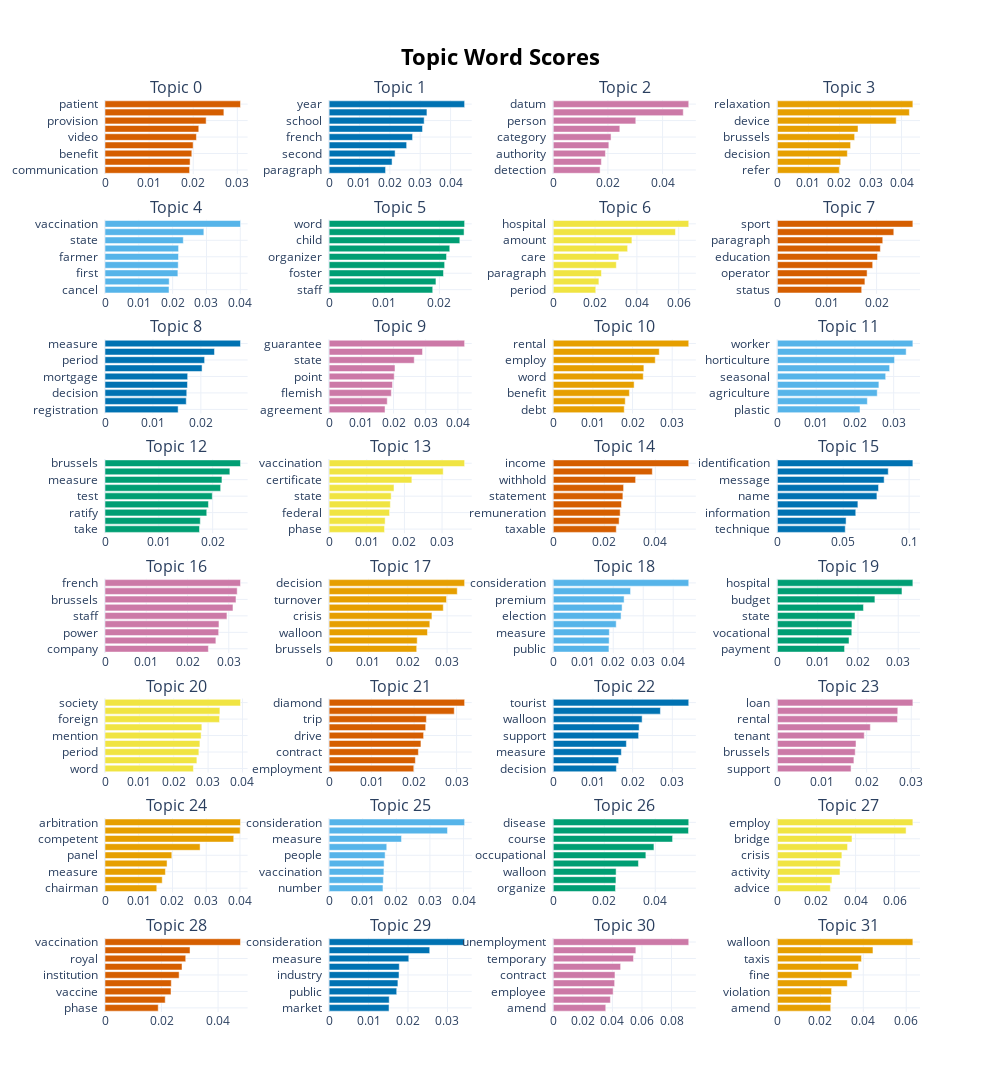

Source (notebook cell):
### Code cell
topic_model.visualize_barchart(top_n_topics=50, n_words=9)

### Figure 1 — Plotly figure (JSON) as saved in the notebook; plotly's stock layout.template omitted (floating-point values rounded to 4 significant figures)
{"data": [{"marker": {"color": "#D55E00"}, "orientation": "h", "type": "bar", "x": [0.01918, 0.01929, 0.01968, 0.01998, 0.02072, 0.02125, 0.02293, 0.02695, 0.03072], "xaxis": "x", "y": ["communication  ", "education  ", "benefit  ", "center  ", "video  ", "student  ", "provision  ", "care  ", "patient  "], "yaxis": "y"}, {"marker": {"color": "#0072B2"}, "orientation": "h", "type": "bar", "x": [0.01859, 0.02073, 0.02173, 0.02553, 0.02748, 0.03076, 0.0313, 0.03221, 0.04462], "xaxis": "x2", "y": ["paragraph  ", "government  ", "second  ", "first  ", "french  ", "student  ", "school  ", "education  ", "year  "], "yaxis": "y2"}, {"marker": {"color": "#CC79A7"}, "orientation": "h", "type": "bar", "x": [0.01714, 0.01761, 0.01909, 0.02034, 0.02115, 0.02436, 0.0302, 0.04757, 0.04958], "xaxis": "x3", "y": ["detection  ", "agreement  ", "authority  ", "competent  ", "category  ", "personal  ", "person  ", "contact  ", "datum  "], "yaxis": "y3"}, {"marker": {"color": "#E69F00"}, "orientation": "h", "type": "bar", "x": [0.01994, 0.02039, 0.02254, 0.02358, 0.02488, 0.02597, 0.03828, 0.04252, 0.04364], "xaxis": "x4", "y": ["refer  ", "good  ", "decision  ", "year  ", "brussels  ", "taxpayer  ", "device  ", "automatic  ", "relaxation  "], "yaxis": "y4"}, {"marker": {"color": "#56B4E9"}, "orientation": "h", "type": "bar", "x": [0.01893, 0.01898, 0.02155, 0.02164, 0.02173, 0.02175, 0.02315, 0.02922, 0.04005], "xaxis": "x5", "y": ["cancel  ", "line  ", "first  ", "potato  ", "farmer  ", "decision  ", "state  ", "vaccine  ", "vaccination  "], "yaxis": "y5"}, {"marker": {"color": "#009E73"}, "orientation": "h", "type": "bar", "x": [0.01879, 0.01937, 0.02074, 0.02094, 0.02129, 0.02188, 0.0237, 0.02447, 0.02457], "xaxis": "x6", "y": ["staff  ", "mention  ", "foster  ", "state  ", "organizer  ", "leave  ", "child  ", "paragraph  ", "word  "], "yaxis": "y6"}, {"marker": {"color": "#F0E442"}, "orientation": "h", "type": "bar", "x": [0.02033, 0.02183, 0.02306, 0.03017, 0.03137, 0.03557, 0.03762, 0.05845, 0.0648], "xaxis": "x7", "y": ["period  ", "independent  ", "paragraph  ", "provider  ", "care  ", "semester  ", "amount  ", "allowance  ", "hospital  "], "yaxis": "y7"}, {"marker": {"color": "#D55E00"}, "orientation": "h", "type": "bar", "x": [0.01699, 0.01764, 0.01808, 0.01921, 0.02019, 0.02075, 0.02124, 0.02346, 0.02731], "xaxis": "x8", "y": ["status  ", "safety  ", "operator  ", "support  ", "education  ", "fire  ", "paragraph  ", "beneficiary  ", "sport  "], "yaxis": "y8"}, {"marker": {"color": "#0072B2"}, "orientation": "h", "type": "bar", "x": [0.01526, 0.01695, 0.01706, 0.0172, 0.01725, 0.02025, 0.02078, 0.02284, 0.02827], "xaxis": "x9", "y": ["registration  ", "take  ", "decision  ", "paragraph  ", "mortgage  ", "social  ", "period  ", "employment  ", "measure  "], "yaxis": "y9"}, {"marker": {"color": "#CC79A7"}, "orientation": "h", "type": "bar", "x": [0.01737, 0.01805, 0.01932, 0.01968, 0.02022, 0.02046, 0.02644, 0.029, 0.04209], "xaxis": "x10", "y": ["agreement  ", "person  ", "flemish  ", "paragraph  ", "point  ", "follow  ", "state  ", "company  ", "guarantee  "], "yaxis": "y10"}, {"marker": {"color": "#E69F00"}, "orientation": "h", "type": "bar", "x": [0.0179, 0.01816, 0.0192, 0.02039, 0.0227, 0.02285, 0.02573, 0.02674, 0.03417], "xaxis": "x11", "y": ["debt  ", "temporary  ", "benefit  ", "paragraph  ", "word  ", "brussels  ", "employ  ", "self  ", "rental  "], "yaxis": "y11"}, {"marker": {"color": "#56B4E9"}, "orientation": "h", "type": "bar", "x": [0.02131, 0.02321, 0.02576, 0.02618, 0.02793, 0.02895, 0.03022, 0.03322, 0.03495], "xaxis": "x12", "y": ["plastic  ", "occasional  ", "agriculture  ", "obtain  ", "seasonal  ", "screen  ", "horticulture  ", "investment  ", "worker  "], "yaxis": "y12"}, {"marker": {"color": "#009E73"}, "orientation": "h", "type": "bar", "x": [0.01755, 0.0177, 0.0189, 0.01921, 0.01993, 0.02148, 0.02172, 0.02319, 0.02517], "xaxis": "x13", "y": ["take  ", "fight  ", "ratify  ", "violation  ", "test  ", "employer  ", "measure  ", "employee  ", "brussels  "], "yaxis": "y13"}, {"marker": {"color": "#F0E442"}, "orientation": "h", "type": "bar", "x": [0.01472, 0.01488, 0.01606, 0.01627, 0.01648, 0.01723, 0.02198, 0.03031, 0.03599], "xaxis": "x14", "y": ["phase  ", "must  ", "federal  ", "person  ", "state  ", "draft  ", "certificate  ", "design  ", "vaccination  "], "yaxis": "y14"}, {"marker": {"color": "#D55E00"}, "orientation": "h", "type": "bar", "x": [0.02469, 0.0258, 0.02621, 0.02674, 0.02728, 0.02755, 0.03226, 0.0388, 0.05307], "xaxis": "x15", "y": ["taxable  ", "model  ", "remuneration  ", "exemption  ", "statement  ", "declaration  ", "withhold  ", "year  ", "income  "], "yaxis": "y15"}, {"marker": {"color": "#0072B2"}, "orientation": "h", "type": "bar", "x": [0.05153, 0.05216, 0.05951, 0.06112, 0.07556, 0.0768, 0.08106, 0.08418, 0.1029], "xaxis": "x16", "y": ["technique  ", "full  ", "information  ", "address  ", "name  ", "notification  ", "message  ", "number  ", "identification  "], "yaxis": "y16"}, {"marker": {"color": "#CC79A7"}, "orientation": "h", "type": "bar", "x": [0.02506, 0.02688, 0.02755, 0.02762, 0.02956, 0.03102, 0.03175, 0.03204, 0.03284], "xaxis": "x17", "y": ["company  ", "view  ", "power  ", "check  ", "staff  ", "mail  ", "brussels  ", "statutory  ", "french  "], "yaxis": "y17"}, {"marker": {"color": "#E69F00"}, "orientation": "h", "type": "bar", "x": [0.02227, 0.0224, 0.02501, 0.0256, 0.02614, 0.02903, 0.02985, 0.03258, 0.03445], "xaxis": "x18", "y": ["brussels  ", "view  ", "walloon  ", "sector  ", "crisis  ", "beneficiary  ", "turnover  ", "support  ", "decision  "], "yaxis": "y18"}, {"marker": {"color": "#56B4E9"}, "orientation": "h", "type": "bar", "x": [0.01857, 0.01864, 0.0187, 0.021, 0.02262, 0.02295, 0.02363, 0.02578, 0.04518], "xaxis": "x19", "y": ["public  ", "disability  ", "measure  ", "area  ", "election  ", "social  ", "premium  ", "benefit  ", "consideration  "], "yaxis": "y19"}, {"marker": {"color": "#009E73"}, "orientation": "h", "type": "bar", "x": [0.01668, 0.01778, 0.01847, 0.0185, 0.01926, 0.02137, 0.02421, 0.03092, 0.03363], "xaxis": "x20", "y": ["payment  ", "epidemic  ", "vocational  ", "advice  ", "state  ", "cost  ", "budget  ", "advance  ", "hospital  "], "yaxis": "y20"}, {"marker": {"color": "#F0E442"}, "orientation": "h", "type": "bar", "x": [0.02573, 0.02673, 0.02731, 0.02761, 0.02797, 0.02818, 0.03333, 0.03344, 0.03943], "xaxis": "x21", "y": ["word  ", "profit  ", "period  ", "company  ", "mention  ", "project  ", "foreign  ", "taxation  ", "society  "], "yaxis": "y21"}, {"marker": {"color": "#D55E00"}, "orientation": "h", "type": "bar", "x": [0.01993, 0.0203, 0.02102, 0.02161, 0.02224, 0.02273, 0.0229, 0.02946, 0.0319], "xaxis": "x22", "y": ["employment  ", "collective  ", "contract  ", "work  ", "drive  ", "travel  ", "trip  ", "certificate  ", "diamond  "], "yaxis": "y22"}, {"marker": {"color": "#0072B2"}, "orientation": "h", "type": "bar", "x": [0.01591, 0.01648, 0.01716, 0.01843, 0.02151, 0.02164, 0.02239, 0.027, 0.03414], "xaxis": "x23", "y": ["decision  ", "supplier  ", "measure  ", "network  ", "support  ", "tourism  ", "walloon  ", "operator  ", "tourist  "], "yaxis": "y23"}, {"marker": {"color": "#CC79A7"}, "orientation": "h", "type": "bar", "x": [0.01651, 0.01715, 0.01744, 0.01762, 0.01947, 0.02083, 0.02692, 0.02698, 0.03036], "xaxis": "x24", "y": ["support  ", "refer  ", "brussels  ", "reduction  ", "tenant  ", "flemish  ", "rental  ", "company  ", "loan  "], "yaxis": "y24"}, {"marker": {"color": "#E69F00"}, "orientation": "h", "type": "bar", "x": [0.01534, 0.01696, 0.01791, 0.01839, 0.0198, 0.02818, 0.03815, 0.04007, 0.04016], "xaxis": "x25", "y": ["chairman  ", "paragraph  ", "measure  ", "case  ", "panel  ", "arbitrator  ", "competent  ", "authority  ", "arbitration  "], "yaxis": "y25"}, {"marker": {"color": "#56B4E9"}, "orientation": "h", "type": "bar", "x": [0.01603, 0.01614, 0.0163, 0.01636, 0.01666, 0.01715, 0.02155, 0.03523, 0.04033], "xaxis": "x26", "y": ["number  ", "still  ", "vaccination  ", "situation  ", "people  ", "place  ", "measure  ", "event  ", "consideration  "], "yaxis": "y26"}, {"marker": {"color": "#009E73"}, "orientation": "h", "type": "bar", "x": [0.02441, 0.02459, 0.02465, 0.0334, 0.03632, 0.03948, 0.04679, 0.05304, 0.05313], "xaxis": "x27", "y": ["organize  ", "professional  ", "walloon  ", "exam  ", "occupational  ", "training  ", "course  ", "face  ", "disease  "], "yaxis": "y27"}, {"marker": {"color": "#F0E442"}, "orientation": "h", "type": "bar", "x": [0.02708, 0.02793, 0.03203, 0.03224, 0.033, 0.0359, 0.03817, 0.06584, 0.06931], "xaxis": "x28", "y": ["advice  ", "measure  ", "activity  ", "right  ", "crisis  ", "benefit  ", "bridge  ", "self  ", "employ  "], "yaxis": "y28"}, {"marker": {"color": "#D55E00"}, "orientation": "h", "type": "bar", "x": [0.01883, 0.0213, 0.02335, 0.02346, 0.02622, 0.02725, 0.02856, 0.03008, 0.04793], "xaxis": "x29", "y": ["phase  ", "walloon  ", "vaccine  ", "flemish  ", "institution  ", "word  ", "royal  ", "paint  ", "vaccination  "], "yaxis": "y29"}, {"marker": {"color": "#0072B2"}, "orientation": "h", "type": "bar", "x": [0.01519, 0.01523, 0.01713, 0.01743, 0.01772, 0.01779, 0.0202, 0.0255, 0.03435], "xaxis": "x30", "y": ["market  ", "social  ", "public  ", "good  ", "industry  ", "people  ", "measure  ", "service  ", "consideration  "], "yaxis": "y30"}, {"marker": {"color": "#CC79A7"}, "orientation": "h", "type": "bar", "x": [0.03553, 0.03865, 0.04053, 0.04153, 0.04175, 0.04557, 0.05427, 0.05589, 0.09166], "xaxis": "x31", "y": ["amend  ", "benefit  ", "employee  ", "employment  ", "contract  ", "collective  ", "temporary  ", "unemployed  ", "unemployment  "], "yaxis": "y31"}, {"marker": {"color": "#E69F00"}, "orientation": "h", "type": "bar", "x": [0.02484, 0.02501, 0.02524, 0.03256, 0.03469, 0.03779, 0.03917, 0.04451, 0.06309], "xaxis": "x32", "y": ["amend  ", "follow  ", "violation  ", "official  ", "fine  ", "replace  ", "taxis  ", "word  ", "walloon  "], "yaxis": "y32"}], "layout": {"annotations": [{"font": {"size": 16}, "showarrow": false, "text": "Topic 0", "x": 0.0875, "xanchor": "center", "xref": "paper", "y": 1, "yanchor": "bottom", "yref": "paper"}, {"font": {"size": 16}, "showarrow": false, "text": "Topic 1", "x": 0.3625, "xanchor": "center", "xref": "paper", "y": 1, "yanchor": "bottom", "yref": "paper"}, {"font": {"size": 16}, "showarrow": false, "text": "Topic 2", "x": 0.6375, "xanchor": "center", "xref": "paper", "y": 1, "yanchor": "bottom", "yref": "paper"}, {"font": {"size": 16}, "showarrow": false, "text": "Topic 3", "x": 0.9125, "xanchor": "center", "xref": "paper", "y": 1, "yanchor": "bottom", "yref": "paper"}, {"font": {"size": 16}, "showarrow": false, "text": "Topic 4", "x": 0.0875, "xanchor": "center", "xref": "paper", "y": 0.8687, "yanchor": "bottom", "yref": "paper"}, {"font": {"size": 16}, "showarrow": false, "text": "Topic 5", "x": 0.3625, "xanchor": "center", "xref": "paper", "y": 0.8687, "yanchor": "bottom", "yref": "paper"}, {"font": {"size": 16}, "showarrow": false, "text": "Topic 6", "x": 0.6375, "xanchor": "center", "xref": "paper", "y": 0.8687, "yanchor": "bottom", "yref": "paper"}, {"font": {"size": 16}, "showarrow": false, "text": "Topic 7", "x": 0.9125, "xanchor": "center", "xref": "paper", "y": 0.8687, "yanchor": "bottom", "yref": "paper"}, {"font": {"size": 16}, "showarrow": false, "text": "Topic 8", "x": 0.0875, "xanchor": "center", "xref": "paper", "y": 0.7375, "yanchor": "bottom", "yref": "paper"}, {"font": {"size": 16}, "showarrow": false, "text": "Topic 9", "x": 0.3625, "xanchor": "center", "xref": "paper", "y": 0.7375, "yanchor": "bottom", "yref": "paper"}, {"font": {"size": 16}, "showarrow": false, "text": "Topic 10", "x": 0.6375, "xanchor": "center", "xref": "paper", "y": 0.7375, "yanchor": "bottom", "yref": "paper"}, {"font": {"size": 16}, "showarrow": false, "text": "Topic 11", "x": 0.9125, "xanchor": "center", "xref": "paper", "y": 0.7375, "yanchor": "bottom", "yref": "paper"}, {"font": {"size": 16}, "showarrow": false, "text": "Topic 12", "x": 0.0875, "xanchor": "center", "xref": "paper", "y": 0.6062, "yanchor": "bottom", "yref": "paper"}, {"font": {"size": 16}, "showarrow": false, "text": "Topic 13", "x": 0.3625, "xanchor": "center", "xref": "paper", "y": 0.6062, "yanchor": "bottom", "yref": "paper"}, {"font": {"size": 16}, "showarrow": false, "text": "Topic 14", "x": 0.6375, "xanchor": "center", "xref": "paper", "y": 0.6062, "yanchor": "bottom", "yref": "paper"}, {"font": {"size": 16}, "showarrow": false, "text": "Topic 15", "x": 0.9125, "xanchor": "center", "xref": "paper", "y": 0.6062, "yanchor": "bottom", "yref": "paper"}, {"font": {"size": 16}, "showarrow": false, "text": "Topic 16", "x": 0.0875, "xanchor": "center", "xref": "paper", "y": 0.475, "yanchor": "bottom", "yref": "paper"}, {"font": {"size": 16}, "showarrow": false, "text": "Topic 17", "x": 0.3625, "xanchor": "center", "xref": "paper", "y": 0.475, "yanchor": "bottom", "yref": "paper"}, {"font": {"size": 16}, "showarrow": false, "text": "Topic 18", "x": 0.6375, "xanchor": "center", "xref": "paper", "y": 0.475, "yanchor": "bottom", "yref": "paper"}, {"font": {"size": 16}, "showarrow": false, "text": "Topic 19", "x": 0.9125, "xanchor": "center", "xref": "paper", "y": 0.475, "yanchor": "bottom", "yref": "paper"}, {"font": {"size": 16}, "showarrow": false, "text": "Topic 20", "x": 0.0875, "xanchor": "center", "xref": "paper", "y": 0.3437, "yanchor": "bottom", "yref": "paper"}, {"font": {"size": 16}, "showarrow": false, "text": "Topic 21", "x": 0.3625, "xanchor": "center", "xref": "paper", "y": 0.3437, "yanchor": "bottom", "yref": "paper"}, {"font": {"size": 16}, "showarrow": false, "text": "Topic 22", "x": 0.6375, "xanchor": "center", "xref": "paper", "y": 0.3437, "yanchor": "bottom", "yref": "paper"}, {"font": {"size": 16}, "showarrow": false, "text": "Topic 23", "x": 0.9125, "xanchor": "center", "xref": "paper", "y": 0.3437, "yanchor": "bottom", "yref": "paper"}, {"font": {"size": 16}, "showarrow": false, "text": "Topic 24", "x": 0.0875, "xanchor": "center", "xref": "paper", "y": 0.2125, "yanchor": "bottom", "yref": "paper"}, {"font": {"size": 16}, "showarrow": false, "text": "Topic 25", "x": 0.3625, "xanchor": "center", "xref": "paper", "y": 0.2125, "yanchor": "bottom", "yref": "paper"}, {"font": {"size": 16}, "showarrow": false, "text": "Topic 26", "x": 0.6375, "xanchor": "center", "xref": "paper", "y": 0.2125, "yanchor": "bottom", "yref": "paper"}, {"font": {"size": 16}, "showarrow": false, "text": "Topic 27", "x": 0.9125, "xanchor": "center", "xref": "paper", "y": 0.2125, "yanchor": "bottom", "yref": "paper"}, {"font": {"size": 16}, "showarrow": false, "text": "Topic 28", "x": 0.0875, "xanchor": "center", "xref": "paper", "y": 0.08125, "yanchor": "bottom", "yref": "paper"}, {"font": {"size": 16}, "showarrow": false, "text": "Topic 29", "x": 0.3625, "xanchor": "center", "xref": "paper", "y": 0.08125, "yanchor": "bottom", "yref": "paper"}, {"font": {"size": 16}, "showarrow": false, "text": "Topic 30", "x": 0.6375, "xanchor": "center", "xref": "paper", "y": 0.08125, "yanchor": "bottom", "yref": "paper"}, {"font": {"size": 16}, "showarrow": false, "text": "Topic 31", "x": 0.9125, "xanchor": "center", "xref": "paper", "y": 0.08125, "yanchor": "bottom", "yref": "paper"}], "height": 2000, "hoverlabel": {"bgcolor": "white", "font": {"family": "Rockwell", "size": 16}}, "showlegend": false, "title": {"font": {"color": "Black", "size": 22}, "text": "<b>Topic Word Scores", "x": 0.5, "xanchor": "center", "yanchor": "top"}, "width": 1000, "xaxis": {"anchor": "y", "domain": [0, 0.175], "showgrid": true}, "xaxis10": {"anchor": "y10", "domain": [0.275, 0.45], "showgrid": true}, "xaxis11": {"anchor": "y11", "domain": [0.55, 0.725], "showgrid": true}, "xaxis12": {"anchor": "y12", "domain": [0.825, 1], "showgrid": true}, "xaxis13": {"anchor": "y13", "domain": [0, 0.175], "showgrid": true}, "xaxis14": {"anchor": "y14", "domain": [0.275, 0.45], "showgrid": true}, "xaxis15": {"anchor": "y15", "domain": [0.55, 0.725], "showgrid": true}, "xaxis16": {"anchor": "y16", "domain": [0.825, 1], "showgrid": true}, "xaxis17": {"anchor": "y17", "domain": [0, 0.175], "showgrid": true}, "xaxis18": {"anchor": "y18", "domain": [0.275, 0.45], "showgrid": true}, "xaxis19": {"anchor": "y19", "domain": [0.55, 0.725], "showgrid": true}, "xaxis2": {"anchor": "y2", "domain": [0.275, 0.45], "showgrid": true}, "xaxis20": {"anchor": "y20", "domain": [0.825, 1], "showgrid": true}, "xaxis21": {"anchor": "y21", "domain": [0, 0.175], "showgrid": true}, "xaxis22": {"anchor": "y22", "domain": [0.275, 0.45], "showgrid": true}, "xaxis23": {"anchor": "y23", "domain": [0.55, 0.725], "showgrid": true}, "xaxis24": {"anchor": "y24", "domain": [0.825, 1], "showgrid": true}, "xaxis25": {"anchor": "y25", "domain": [0, 0.175], "showgrid": true}, "xaxis26": {"anchor": "y26", "domain": [0.275, 0.45], "showgrid": true}, "xaxis27": {"anchor": "y27", "domain": [0.55, 0.725], "showgrid": true}, "xaxis28": {"anchor": "y28", "domain": [0.825, 1], "showgrid": true}, "xaxis29": {"anchor": "y29", "domain": [0, 0.175], "showgrid": true}, "xaxis3": {"anchor": "y3", "domain": [0.55, 0.725], "showgrid": true}, "xaxis30": {"anchor": "y30", "domain": [0.275, 0.45], "showgrid": true}, "xaxis31": {"anchor": "y31", "domain": [0.55, 0.725], "showgrid": true}, "xaxis32": {"anchor": "y32", "domain": [0.825, 1], "showgrid": true}, "xaxis4": {"anchor": "y4", "domain": [0.825, 1], "showgrid": true}, "xaxis5": {"anchor": "y5", "domain": [0, 0.175], "showgrid": true}, "xaxis6": {"anchor": "y6", "domain": [0.275, 0.45], "showgrid": true}, "xaxis7": {"anchor": "y7", "domain": [0.55, 0.725], "showgrid": true}, "xaxis8": {"anchor": "y8", "domain": [0.825, 1], "showgrid": true}, "xaxis9": {"anchor": "y9", "domain": [0, 0.175], "showgrid": true}, "yaxis": {"anchor": "x", "domain": [0.9187, 1], "showgrid": true}, "yaxis10": {"anchor": "x10", "domain": [0.6562, 0.7375], "showgrid": true}, "yaxis11": {"anchor": "x11", "domain": [0.6562, 0.7375], "showgrid": true}, "yaxis12": {"anchor": "x12", "domain": [0.6562, 0.7375], "showgrid": true}, "yaxis13": {"anchor": "x13", "domain": [0.525, 0.6062], "showgrid": true}, "yaxis14": {"anchor": "x14", "domain": [0.525, 0.6062], "showgrid": true}, "yaxis15": {"anchor": "x15", "domain": [0.525, 0.6062], "showgrid": true}, "yaxis16": {"anchor": "x16", "domain": [0.525, 0.6062], "showgrid": true}, "yaxis17": {"anchor": "x17", "domain": [0.3937, 0.475], "showgrid": true}, "yaxis18": {"anchor": "x18", "domain": [0.3937, 0.475], "showgrid": true}, "yaxis19": {"anchor": "x19", "domain": [0.3937, 0.475], "showgrid": true}, "yaxis2": {"anchor": "x2", "domain": [0.9187, 1], "showgrid": true}, "yaxis20": {"anchor": "x20", "domain": [0.3937, 0.475], "showgrid": true}, "yaxis21": {"anchor": "x21", "domain": [0.2625, 0.3437], "showgrid": true}, "yaxis22": {"anchor": "x22", "domain": [0.2625, 0.3437], "showgrid": true}, "yaxis23": {"anchor": "x23", "domain": [0.2625, 0.3437], "showgrid": true}, "yaxis24": {"anchor": "x24", "domain": [0.2625, 0.3437], "showgrid": true}, "yaxis25": {"anchor": "x25", "domain": [0.1312, 0.2125], "showgrid": true}, "yaxis26": {"anchor": "x26", "domain": [0.1312, 0.2125], "showgrid": true}, "yaxis27": {"anchor": "x27", "domain": [0.1312, 0.2125], "showgrid": true}, "yaxis28": {"anchor": "x28", "domain": [0.1312, 0.2125], "showgrid": true}, "yaxis29": {"anchor": "x29", "domain": [0, 0.08125], "showgrid": true}, "yaxis3": {"anchor": "x3", "domain": [0.9187, 1], "showgrid": true}, "yaxis30": {"anchor": "x30", "domain": [0, 0.08125], "showgrid": true}, "yaxis31": {"anchor": "x31", "domain": [0, 0.08125], "showgrid": true}, "yaxis32": {"anchor": "x32", "domain": [0, 0.08125], "showgrid": true}, "yaxis4": {"anchor": "x4", "domain": [0.9187, 1], "showgrid": true}, "yaxis5": {"anchor": "x5", "domain": [0.7875, 0.8687], "showgrid": true}, "yaxis6": {"anchor": "x6", "domain": [0.7875, 0.8687], "showgrid": true}, "yaxis7": {"anchor": "x7", "domain": [0.7875, 0.8687], "showgrid": true}, "yaxis8": {"anchor": "x8", "domain": [0.7875, 0.8687], "showgrid": true}, "yaxis9": {"anchor": "x9", "domain": [0.6562, 0.7375], "showgrid": true}}}
